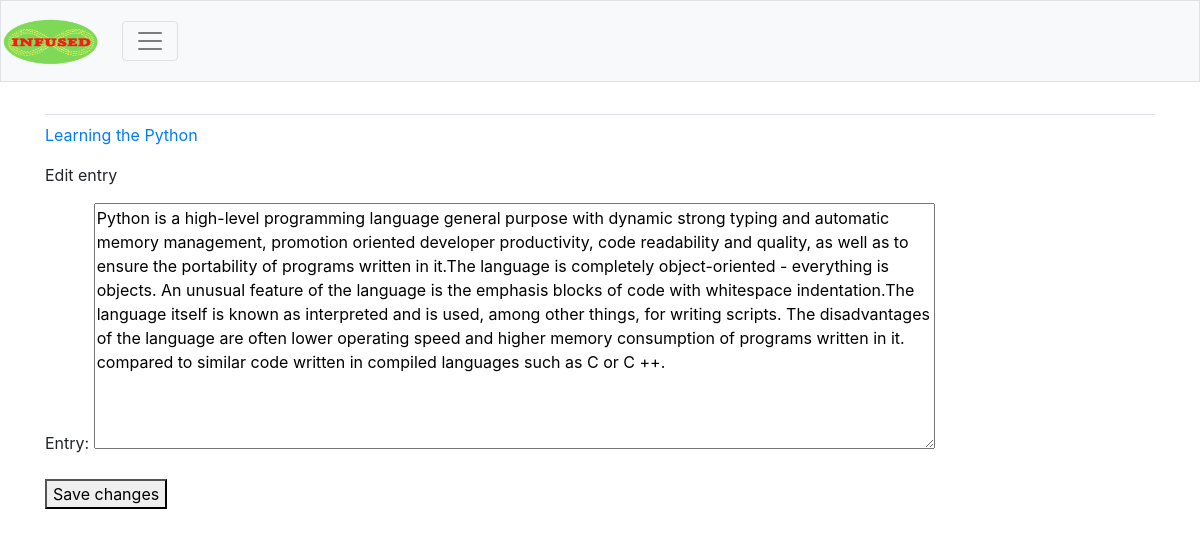
The page /edit_entry/1/ (signed in) on the database its author committed.
### infused/models.py (models this page shows, shortened)
class Channel(models.Model):
    text = models.CharField(max_length=200)
    date_added = models.DateTimeField(auto_now_add=True)
    owner = models.ForeignKey(User, on_delete=models.CASCADE)
    def __str__(self):
        return self.text

class Entry(models.Model):
    channel = models.ForeignKey(Channel, on_delete=models.CASCADE)
    text = models.TextField()
    date_added = models.DateTimeField(auto_now_add=True)
    class Meta:
        verbose_name_plural = 'entries'

### infused/views.py (the view)
# urls.py: path('edit_entry/<int:entry_id>/', views.edit_entry, name='edit_entry'),
@login_required()
def edit_entry(request, entry_id):
    entry = Entry.objects.get(id=entry_id)
    channel = entry.channel
    if channel.owner != request.user:
        raise Http404
    if request.method != 'POST':
        form = EntryForm(instance=entry)
    else:
        form = EntryForm(instance=entry, data=request.POST)
        if form.is_valid():
            form.save()
            return redirect('infused:channel', channel_id=channel.id)
    context = {'entry': entry, 'channel': channel, 'form': form}
    return render(request, 'infused/edit_entry.html', context)

### infused/forms.py
class EntryForm(forms.ModelForm):
    class Meta:
        model = Entry
        fields = ['text']
        labels = {'text': 'Entry:'}
        widgets = {'text': forms.Textarea(attrs={'cols': 80})}

### infused/templates/infused/edit_entry.html (shortened to what this page needs)
{% extends "infused/base.html" %}
{% block content %}
    <p><a href="{% url 'infused:channel' channel.id %}">{{ channel }}</a></p>
    <p>Edit entry</p>
    <form action="{% url 'infused:edit_entry' entry.id %}" method='post'>
        {{form.as_p}}
        <button name="submit">Save changes</button>
    </form>
{% endblock content %}

### rows shown on the page
Channel: text "Learning the Python"
Entry: text "Python is a high-level programming language general purpose with dynamic strong typing and automatic memory management, promotion oriented developer productivity, code readability and quality, as well as to ensure the portability of programs written in it.The language is completely object-oriented - everything is objects. An unusual feature of the language is the emphasis blocks of code with whitespace indentation.The language itself is known as interpreted and is used, among other things, for writing scripts. The disadvantages of the language are often lower operating speed and higher memory consumption of programs written in it. compared to similar code written in compiled languages…"
